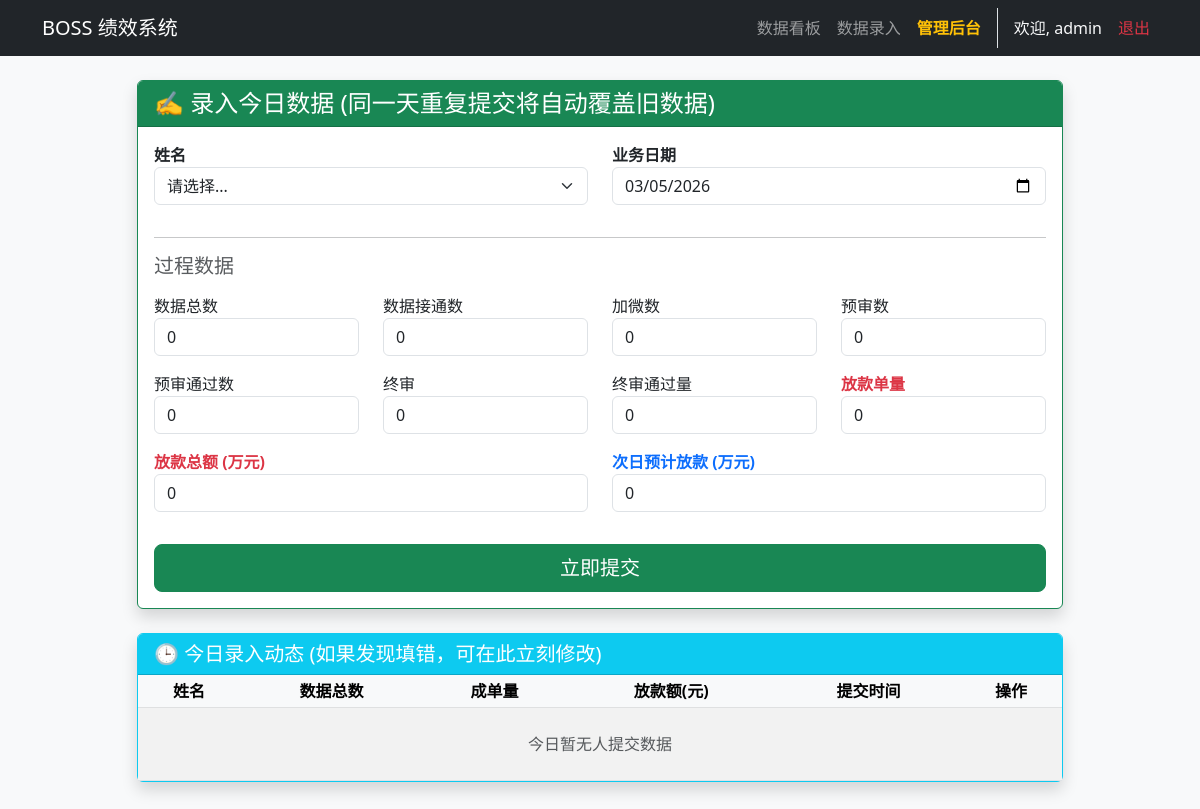
Before: /entry (signed in) with the older database file.
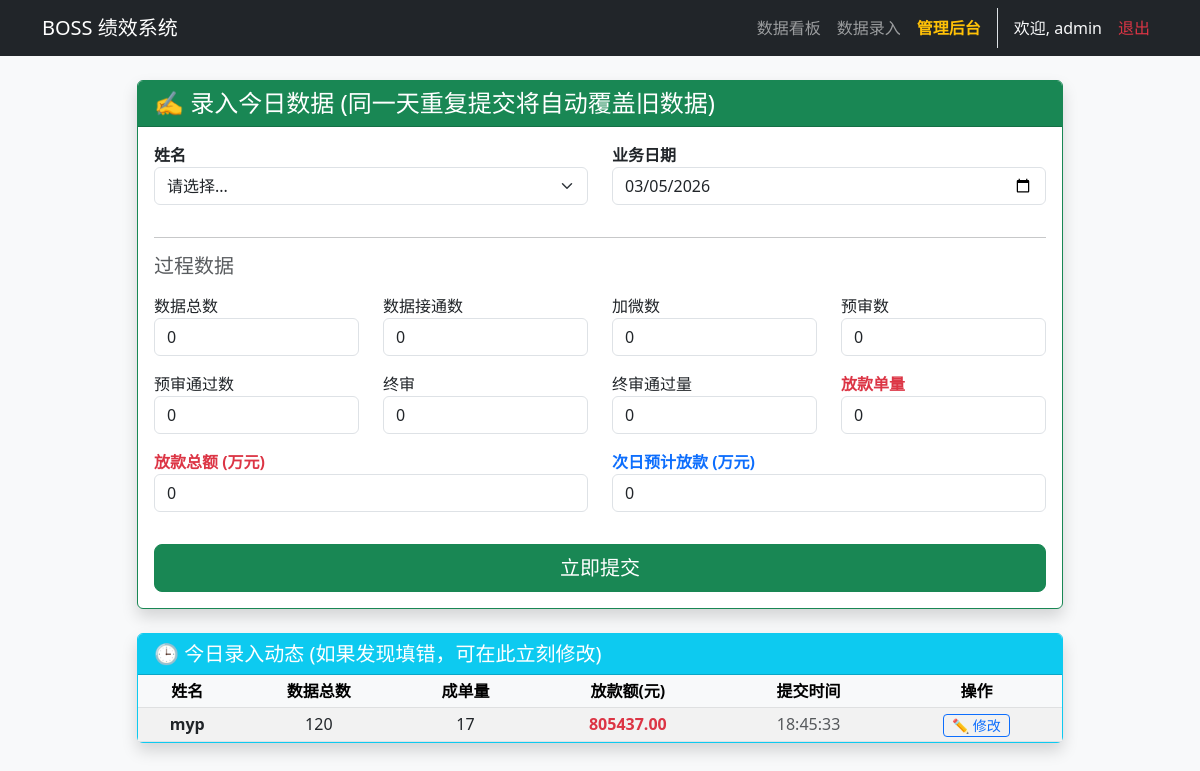
After: the same page with the newer database file.
### app.py (models this page shows)
class DailyLog(db.Model):
    id = db.Column(db.Integer, primary_key=True)
    date = db.Column(db.String(20))
    name = db.Column(db.String(50))
    total_data_count = db.Column(db.Integer, default=0)
    connected = db.Column(db.Integer, default=0)
    added_wechat = db.Column(db.Integer, default=0)
    pre_audit = db.Column(db.Integer, default=0)
    pre_pass = db.Column(db.Integer, default=0)
    final_audit = db.Column(db.Integer, default=0)
    final_pass = db.Column(db.Integer, default=0)
    loan_orders = db.Column(db.Integer, default=0)
    loan_amount = db.Column(Numeric(precision=18, scale=8), default=0.0)
    next_day_est = db.Column(Numeric(precision=18, scale=8), default=0.0)
    timestamp = db.Column(db.DateTime, default=datetime.datetime.now)

### app.py (the view, shortened to what this page needs)
@app.route('/entry', methods=['GET', 'POST'])
@login_required
def entry():
    today_str = datetime.date.today().strftime('%Y-%m-%d')
    return render_template('entry.html', employees=[e.name for e in Employee.query.all()], today=today_str, today_logs=DailyLog.query.filter_by(date=today_str).all())

### app.py (called while the page is built)
def login_required(f):
    @wraps(f)
    def decorated_function(*args, **kwargs):
        if 'user_id' not in session: return redirect(url_for('login'))
        return f(*args, **kwargs)
    return decorated_function

### templates/entry.html (shortened to what the changed rows need)
{% extends "layout.html" %}
{% block content %}
<div class="row justify-content-center">
    <div class="col-md-10">
        <div class="card shadow border-info">
            <div class="card-body p-0">
                <div class="table-responsive">
                    <table class="table table-sm table-striped m-0 align-middle text-center">
                        <thead class="table-light">
                            <tr>
                                <th>姓名</th><th>数据总数</th><th>成单量</th><th>放款额(元)</th><th>提交时间</th><th>操作</th>
                            </tr>
                        </thead>
                        <tbody>
                            {% for log in today_logs %}
                            <tr>
                                <td class="fw-bold">{{ log.name }}</td>
                                <td>{{ log.total_data_count }}</td>
                                <td>{{ log.loan_orders }}</td>
                                <td class="text-danger fw-bold">{{ "%.2f"|format(log.loan_amount|float * 10000) }}</td>
                                <td class="text-muted">{{ log.timestamp.strftime('%H:%M:%S') }}</td>
                                <td><a href="{{ url_for('edit_log', log_id=log.id) }}" class="btn btn-sm btn-outline-primary py-0">✏️ 修改</a></td>
                            </tr>
                            {% else %}
                            <tr><td colspan="6" class="text-center py-4 text-muted">今日暂无人提交数据</td></tr>
                            {% endfor %}
                        </tbody>
                    </table>
                </div>
            </div>
        </div>
    </div>
</div>
{% endblock %}

Changed rows visible on the page:
added DailyLog: name "myp", total_data_count "120", loan_orders "17", log.loan_amount|float*10000 "805437.00", timestamp "18:45:33"
Other visible differences:
text no longer shown: "今日暂无人提交数据"
